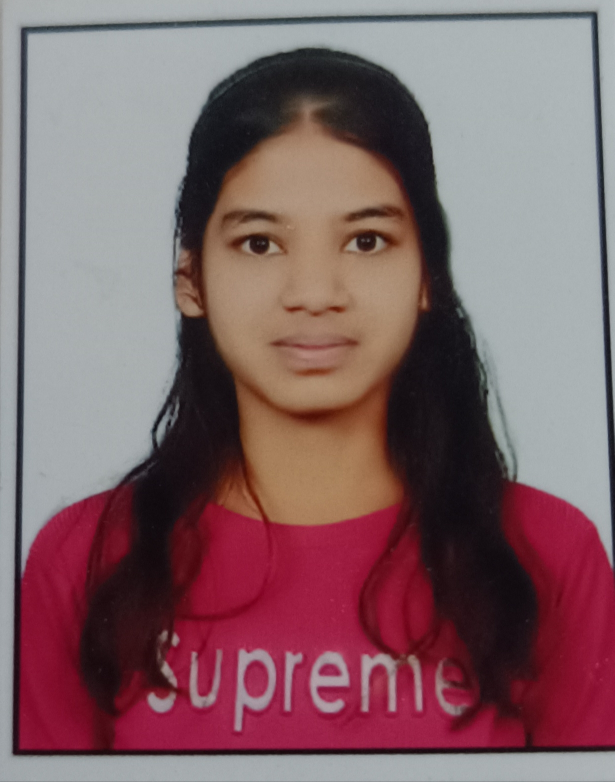
#> input picture digital-image-forensics/backend/uploads/2f1a1cbd701340719cf8abba8ff7ec76.jpeg, 1229 x 1564 px (shown at 1/2 size)
$ python -i copy_move.py   (imports and definitions only)
#> lines starting #> are read from the running program, lines starting #| are printed output that depends on the picture
import cv2
import numpy as np
from pathlib import Path
from collections import defaultdict


def detect_copy_move(image_path: Path, output_path: Path):
    """
    Copy-Move Forgery Detection

    Uses:
    1. SIFT feature extraction
    2. Matching descriptors while explicitly removing self-matches
    3. Spatial displacement clustering
    4. Local patch verification

    Compatible with the existing main.py:
        copy_result, copy_file = detect_copy_move(...)
    """
#> called with output_path = 'out.png'

    # --------------------------------------------------
    # 1. READ IMAGE
    # --------------------------------------------------

    img = cv2.imread(str(image_path))
#> img is the input picture: shape (1564, 1229, 3); mean B, G, R 103, 98.6, 128.7

    if img is None:
        raise ValueError("Could not read image.")

    # Keep processing reasonably fast
    max_dimension = 1400

    h, w = img.shape[:2]

    scale = min(
        1.0,
        max_dimension / max(h, w)
    )

    if scale < 1.0:
        img = cv2.resize(
            img,
            None,
            fx=scale,
            fy=scale,
            interpolation=cv2.INTER_AREA
        )
#> img: shape (1400, 1100, 3)

    gray = cv2.cvtColor(
        img,
        cv2.COLOR_BGR2GRAY
    )
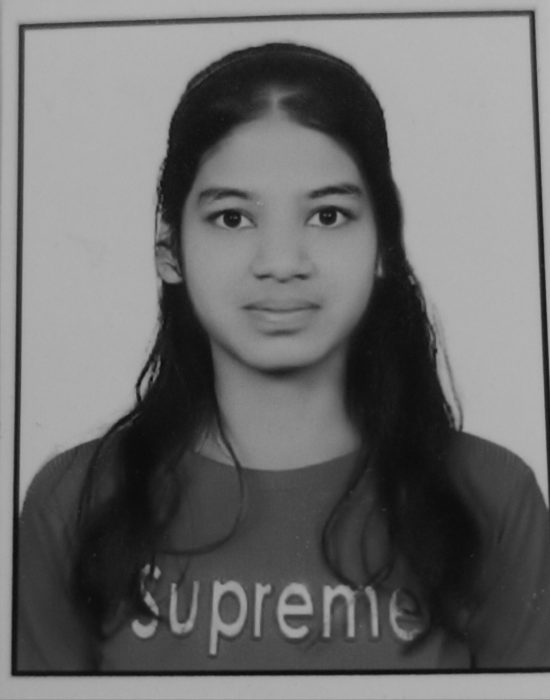
#> gray: shape (1400, 1100) (shown at 1/2 size); min 10, max 187, mean 108.1

    # --------------------------------------------------
    # 2. SIFT FEATURE EXTRACTION
    # --------------------------------------------------

    sift = cv2.SIFT_create(
        nfeatures=6000,
        contrastThreshold=0.02,
        edgeThreshold=10,
        sigma=1.6
    )

    keypoints, descriptors = sift.detectAndCompute(
        gray,
        None
    )
#> keypoints = 495 keypoints; strongest (x, y, size): (686, 213, 109.6), (416, 225, 105.1), (779, 705, 150.8), (352, 605, 53.4)

    if descriptors is None or len(keypoints) < 20:

        cv2.imwrite(
            str(output_path),
            img
        )

        return {
            "possible_forgery": False,
            "matches": 0,
            "message": (
                "Not enough visual features were found "
                "for copy-move analysis."
            )
        }, output_path

    # --------------------------------------------------
    # 3. MATCH DESCRIPTORS
    #
    # IMPORTANT:
    # Do NOT accept the descriptor matching itself.
    # We explicitly remove self-matches first.
    # --------------------------------------------------

    matcher = cv2.BFMatcher(
        cv2.NORM_L2
    )

    raw_matches = matcher.knnMatch(
        descriptors,
        descriptors,
        k=8
    )
#> raw_matches = 495 matches

    candidate_matches = []

    for match_list in raw_matches:

        # Remove the descriptor matching itself
        non_self = [
            m for m in match_list
            if m.queryIdx != m.trainIdx
        ]

        if len(non_self) < 2:
            continue

        best = non_self[0]
        second = non_self[1]

        # Lowe ratio test
        if best.distance < 0.90 * second.distance:

            p1 = np.array(
                keypoints[best.queryIdx].pt,
                dtype=np.float32
            )

            p2 = np.array(
                keypoints[best.trainIdx].pt,
                dtype=np.float32
            )

            spatial_distance = np.linalg.norm(
                p1 - p2
            )

            # Source and destination must be separated
            if spatial_distance > 40:

                candidate_matches.append(
                    (best, p1, p2)
                )
#> this loop made 495 passes
#> (p1, p2, spatial_distance) on passes 1, 3, 4, 6, 9, 10, 11, 14: ([21.4, 1349.5], [464.8, 460.3], 993.7), ([31.59, 1343], [1063.2, 28.42], 1671), ([40.02, 1335.6], [57.31, 68.34], 1267.4), ([41.37, 1281], [113.7, 1335.9], 90.77), ([43.93, 1152.7], [113.7, 1335.9], 196), ([44.42, 56.09], [31.59, 1343], 1287), ([45.78, 1027.1], [780.1, 1191.3], 752.5), ([49.97, 1006.1], [338.7, 1186.4], 340.4)
#> after the loop, candidate_matches = 152 matches

    # --------------------------------------------------
    # 4. REMOVE DUPLICATE MATCH PAIRS
    # --------------------------------------------------

    unique_pairs = {}

    for match, p1, p2 in candidate_matches:

        a = match.queryIdx
        b = match.trainIdx

        pair_key = tuple(
            sorted((a, b))
        )

        unique_pairs[pair_key] = (
            match,
            p1,
            p2
        )
#> this loop made 152 passes
#> (p1, p2, a, b) on passes 1 to 3: ([21.4, 1349.5], [464.8, 460.3], 0, 239), ([31.59, 1343], [1063.2, 28.42], 2, 483), ([40.02, 1335.6], [57.31, 68.34], 3, 15)
#> after the loop, unique_pairs = 112 items

    candidate_matches = list(
        unique_pairs.values()
    )
#> candidate_matches = 112 matches

    # --------------------------------------------------
    # 5. DISPLACEMENT CLUSTERING
    #
    # Copy-moved regions have approximately the same
    # displacement from source → destination.
    # --------------------------------------------------

    displacement_groups = defaultdict(list)

    for match, p1, p2 in candidate_matches:

        dx = p2[0] - p1[0]
        dy = p2[1] - p1[1]

        # 10-pixel bins
        key = (
            int(round(dx / 10)),
            int(round(dy / 10))
        )

        displacement_groups[key].append(
            (match, p1, p2)
        )
#> this loop made 112 passes
#> (p1, p2, dx, dy, key) on passes 1 to 7: ([464.8, 460.3], [21.4, 1349.5], -443.4, 889.2, (-44, 89)), ([31.59, 1343], [1063.2, 28.42], 1031.6, -1314.6, (103, -131)), ([57.31, 68.34], [40.02, 1335.6], -17.29, 1267.3, (-2, 127)), ([41.37, 1281], [113.7, 1335.9], 72.3, 54.87, (7, 5)), ([113.7, 1335.9], [43.93, 1152.7], -69.74, -183.1, (-7, -18)), ([44.42, 56.09], [31.59, 1343], -12.83, 1286.9, (-1, 129)), ([780.1, 1191.3], [45.78, 1027.1], -734.4, -164.3, (-73, -16))

    if displacement_groups:

        largest_group = max(
            displacement_groups.values(),
            key=len
        )

    else:

        largest_group = []

    # --------------------------------------------------
    # 6. LOCAL PATCH VERIFICATION
    #
    # This checks whether the image content around
    # the two matched points is actually similar.
    # --------------------------------------------------

    verified_matches = []

    patch_radius = 12

    for match, p1, p2 in largest_group:

        x1, y1 = map(
            int,
            p1
        )

        x2, y2 = map(
            int,
            p2
        )

        # Check boundaries
        if (
            x1 - patch_radius < 0
            or y1 - patch_radius < 0
            or x1 + patch_radius >= gray.shape[1]
            or y1 + patch_radius >= gray.shape[0]
            or x2 - patch_radius < 0
            or y2 - patch_radius < 0
            or x2 + patch_radius >= gray.shape[1]
            or y2 + patch_radius >= gray.shape[0]
        ):
            continue

        patch1 = gray[
            y1 - patch_radius:y1 + patch_radius + 1,
            x1 - patch_radius:x1 + patch_radius + 1
        ]

        patch2 = gray[
            y2 - patch_radius:y2 + patch_radius + 1,
            x2 - patch_radius:x2 + patch_radius + 1
        ]

        # Normalized correlation
        correlation = cv2.matchTemplate(
            patch1,
            patch2,
            cv2.TM_CCOEFF_NORMED
        )[0][0]

        # Strong local similarity
        if correlation >= 0.75:

            verified_matches.append(
                (
                    match,
                    p1,
                    p2,
                    correlation
                )
            )
#> this loop made 3 passes
#> correlation on passes 1 to 3: 0.978, 0.96, 0.942
#> pass 1, in detect_copy_move, `patch1 = gray[ y1 - patch_radius:y1 + patch_radius + 1, x1 - patch_rad..`:
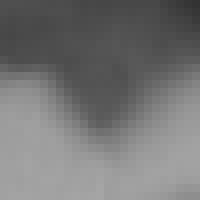
#> patch1: shape (25, 25) (shown 8 times larger); min 51, max 165, mean 117.3
#> pass 2, in detect_copy_move, `patch1 = gray[ y1 - patch_radius:y1 + patch_radius + 1, x1 - patch_rad..`:
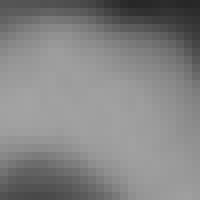
#> patch1: shape (25, 25) (shown 8 times larger); min 39, max 163, mean 131.6
#> pass 2, in detect_copy_move, `patch2 = gray[ y2 - patch_radius:y2 + patch_radius + 1, x2 - patch_rad..`:
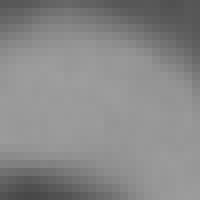
#> patch2: shape (25, 25) (shown 8 times larger); min 72, max 158, mean 135.9
#> after the loop:
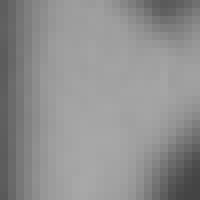
#> patch1: shape (25, 25) (shown 8 times larger); min 68, max 168, mean 143.3
#> after the loop, verified_matches = 3 matches

    # --------------------------------------------------
    # 7. FINAL COUNT
    # --------------------------------------------------

    match_count = len(
        verified_matches
    )
#> match_count = 3

    # A cluster with several verified points is
    # considered a possible copy-move region.
    possible_forgery = (
        match_count >= 6
    )
#> possible_forgery = False

    # --------------------------------------------------
    # 8. CREATE RESULT IMAGE
    # --------------------------------------------------

    result_img = img.copy()

    for (
        match,
        p1,
        p2,
        correlation
    ) in verified_matches[:60]:

        point1 = tuple(
            map(
                int,
                p1
            )
        )

        point2 = tuple(
            map(
                int,
                p2
            )
        )

        # Source point
        cv2.circle(
            result_img,
            point1,
            6,
            (0, 0, 255),
            2
        )

        # Destination point
        cv2.circle(
            result_img,
            point2,
            6,
            (0, 255, 0),
            2
        )

        # Connection
        cv2.line(
            result_img,
            point1,
            point2,
            (255, 0, 0),
            1
        )
#> this loop made 3 passes
#> (p1, p2, correlation, point1, point2) on passes 1 to 3: ([665.7, 1174.4], [444.5, 1165.7], 0.978, (665, 1174), (444, 1165)), ([687.1, 1180.6], [467.3, 1172.5], 0.96, (687, 1180), (467, 1172)), ([657.8, 1188.1], [437.3, 1178.7], 0.942, (657, 1188), (437, 1178))
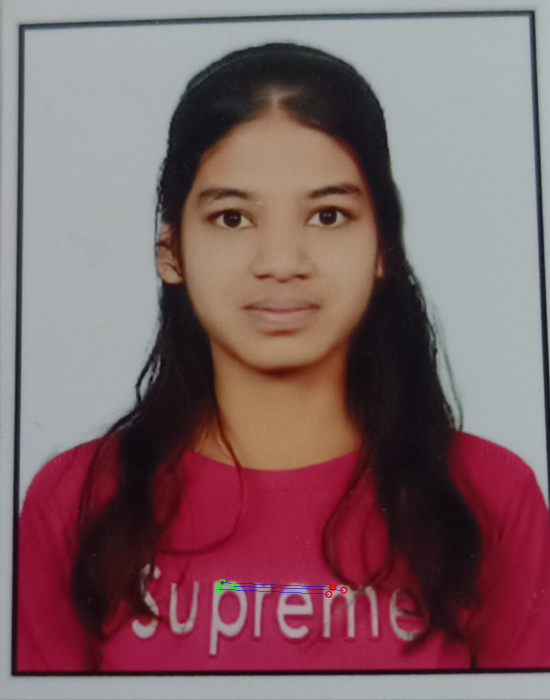
#> result_img: shape (1400, 1100, 3) (shown at 1/2 size); mean B, G, R 103, 98.6, 128.7

    # --------------------------------------------------
    # 9. RESULT LABEL
    # --------------------------------------------------

    if possible_forgery:

        label = "COPY-MOVE DETECTED"

        message = (
            "Possible copy-move manipulation detected. "
            f"{match_count} verified matching feature pairs found."
        )

    else:

        label = "NO STRONG COPY-MOVE DETECTED"

        message = (
            "No strong copy-move indicator detected. "
            f"{match_count} verified matching feature pairs found."
        )

    cv2.rectangle(
        result_img,
        (10, 10),
        (650, 65),
        (30, 30, 30),
        -1
    )

    cv2.putText(
        result_img,
        label,
        (25, 48),
        cv2.FONT_HERSHEY_SIMPLEX,
        0.8,
        (255, 255, 255),
        2
    )
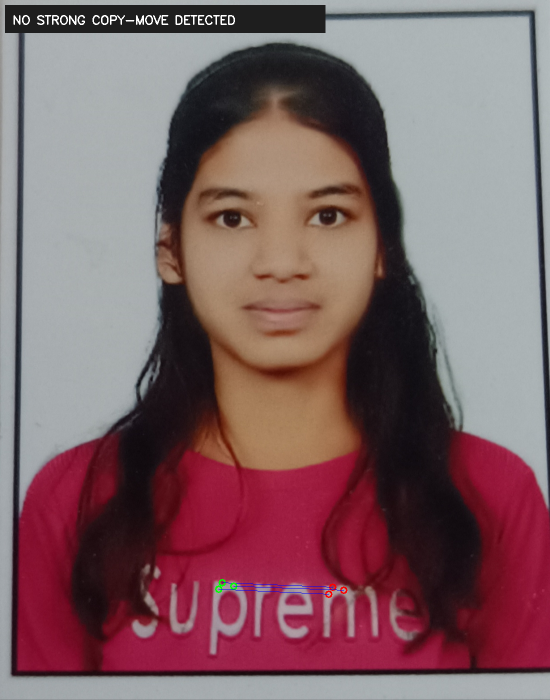
#> result_img: shape (1400, 1100, 3) (shown at 1/2 size); mean B, G, R 100.5, 96.2, 126.5

    # --------------------------------------------------
    # 10. SAVE RESULT
    # --------------------------------------------------

    cv2.imwrite(
        str(output_path),
        result_img
    )

    # --------------------------------------------------
    # 11. RETURN EXACT FORMAT EXPECTED BY main.py
    # --------------------------------------------------

    return {
        "possible_forgery": possible_forgery,
        "matches": match_count,
        "message": message
    }, output_path

>>> result = detect_copy_move('../uploads/2f1a1cbd701340719cf8abba8ff7ec76.jpeg', 'out.png')

$ run again, on digital-image-forensics/backend/uploads/0644d505880b41d2961ec4487583374a.png
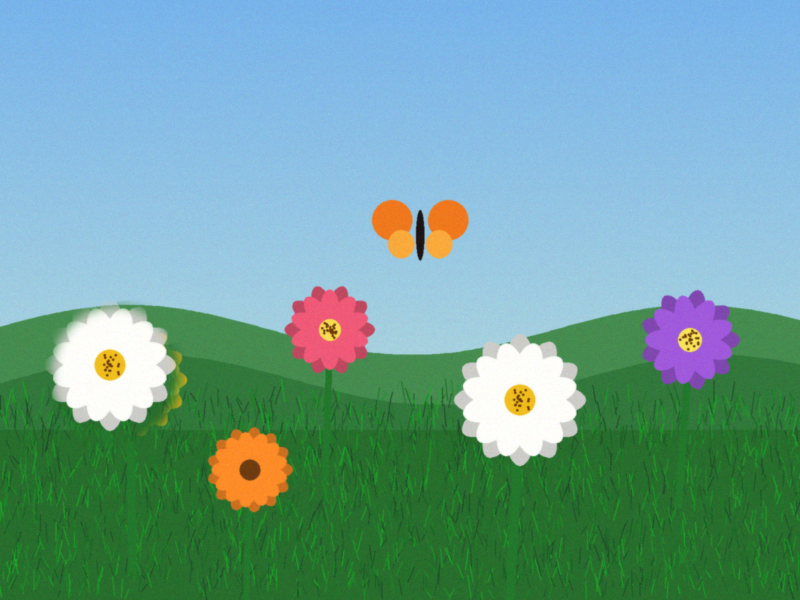
#> input picture digital-image-forensics/backend/uploads/0644d505880b41d2961ec4487583374a.png, 800 x 600 px
#> in detect_copy_move, img is the input picture: shape (600, 800, 3); mean B, G, R 154.4, 161.5, 110.5
#> in detect_copy_move, `gray = cv2.cvtColor( img, cv2.COLOR_BGR2GRAY )`:
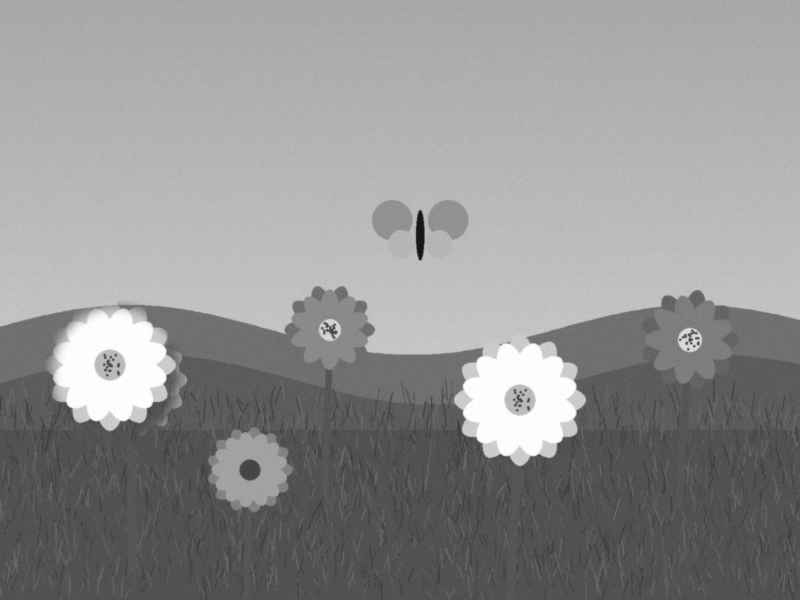
#> gray: shape (600, 800); min 19, max 255, mean 145.5
#> keypoints = 963 keypoints; strongest (x, y, size): (521, 407, 74.8), (420, 254, 5.1), (420, 215, 4.6), (686, 343, 1.9)
#> raw_matches = 963 matches
#> the loop in detect_copy_move, `for match_list in raw_matches:` made 963 passes
#> (p1, p2, spatial_distance) on passes 10, 20, 22, 24, 28, 30, 31, 32: ([15.2, 559.8], [721.8, 537], 707), ([35.49, 454.1], [33.81, 466.9], 12.98), ([37.9, 541.5], [664, 523.7], 626.4), ([40.4, 543.2], [356.6, 550.9], 316.3), ([46.41, 312.9], [173.6, 306.3], 127.4), ([49.19, 398.1], [185, 365.3], 139.7), ([51.12, 328.1], [450.4, 368.9], 401.3), ([52.93, 383.9], [53.32, 383.9], 0.386)
#> after the loop in detect_copy_move, `for match_list in raw_matches:`: candidate_matches = 312 matches
#> the loop in detect_copy_move, `for match, p1, p2 in candidate_matches: ` made 312 passes
#> (p1, p2, a, b) on passes 1 to 3: ([15.2, 559.8], [721.8, 537], 9, 910), ([37.9, 541.5], [664, 523.7], 21, 824), ([40.4, 543.2], [356.6, 550.9], 23, 478)
#> after the loop in detect_copy_move, `for match, p1, p2 in candidate_matches:`: unique_pairs = 210 items
#> in detect_copy_move, `candidate_matches = list( unique_pairs.values() )`: candidate_matches = 210 matches
#> the loop in detect_copy_move, `for match, p1, p2 in candidate_matches: ` made 210 passes
#> (p1, p2, dx, dy, key) on passes 1 to 3: ([721.8, 537], [15.2, 559.8], -706.6, 22.8, (-71, 2)), ([37.9, 541.5], [664, 523.7], 626.1, -17.79, (63, -2)), ([40.4, 543.2], [356.6, 550.9], 316.2, 7.68, (32, 1))
#> the loop in detect_copy_move, `for match, p1, p2 in largest_group: ` made 32 passes
#> correlation on passes 1 to 8: 0.998, 0.999, 0.999, 0.999, 1, 1, 1, 1
#> after the loop in detect_copy_move, `for match, p1, p2 in largest_group:`: verified_matches = 32 matches
#> match_count = 32
#> possible_forgery = True
#> the loop in detect_copy_move, `for ( match, p1, p2, correlation ) in verified_matches[:60]: ` made 32 passes
#> (p1, p2, correlation, point1, point2) on passes 1 to 7: ([481.7, 452.7], [71.72, 417.6], 0.998, (481, 452), (71, 417)), ([488.6, 453.2], [78.85, 418.1], 0.999, (488, 453), (78, 418)), ([488.6, 453.2], [78.85, 418.1], 0.999, (488, 453), (78, 418)), ([493.5, 458.8], [83.48, 423.7], 0.999, (493, 458), (83, 423)), ([493.7, 444.1], [83.72, 409], 1, (493, 444), (83, 409)), ([493.7, 444.1], [83.72, 409], 1, (493, 444), (83, 409)), ([504.9, 453.6], [94.92, 418.6], 1, (504, 453), (94, 418))
#> in detect_copy_move, `cv2.putText( result_img, label, (25, 48), cv2.FONT_HERSHEY_SIMPLEX, 0...`:
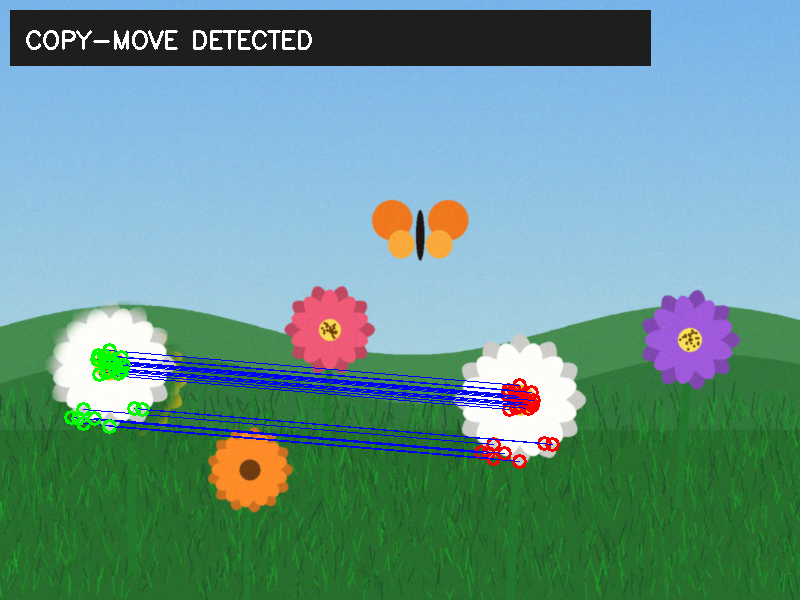
#> result_img: shape (600, 800, 3); mean B, G, R 141.9, 148.5, 102.3

$ run again, on digital-image-forensics/backend/uploads/0714ab5110ee419296365f594a643127.png
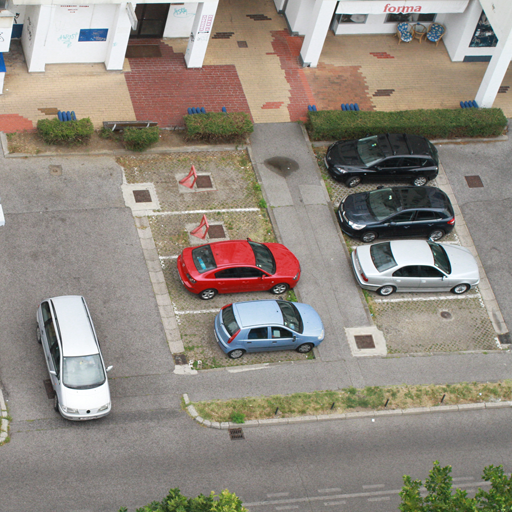
#> input picture digital-image-forensics/backend/uploads/0714ab5110ee419296365f594a643127.png, 512 x 512 px
#> in detect_copy_move, img is the input picture: shape (512, 512, 3); mean B, G, R 128.8, 138.1, 145.7
#> keypoints = 2326 keypoints; strongest (x, y, size): (88, 411, 2.3), (390, 197, 2.1), (350, 223, 2.3), (411, 252, 19.6)
#> raw_matches = 2326 matches
#> the loop in detect_copy_move, `for match_list in raw_matches:` made 2326 passes
#> (p1, p2, spatial_distance) on passes 14, 23, 31, 36, 40, 58, 63, 67: ([5, 422.8], [392.6, 222.9], 436), ([6.2, 404.2], [158.3, 314.1], 176.8), ([8.07, 99.36], [233.1, 174.5], 237.3), ([9.24, 116], [371.9, 255.9], 388.7), ([10.67, 6.46], [228, 55.74], 222.8), ([19.14, 135.9], [100.2, 135.8], 81.03), ([25.9, 157.1], [88.14, 411.5], 261.9), ([26.89, 68.67], [185.5, 64.84], 158.7)
#> after the loop in detect_copy_move, `for match_list in raw_matches:`: candidate_matches = 413 matches
#> the loop in detect_copy_move, `for match, p1, p2 in candidate_matches: ` made 413 passes
#> (p1, p2, a, b) on passes 1 to 3: ([5, 422.8], [392.6, 222.9], 13, 1751), ([6.2, 404.2], [158.3, 314.1], 22, 480), ([8.07, 99.36], [233.1, 174.5], 30, 930)
#> after the loop in detect_copy_move, `for match, p1, p2 in candidate_matches:`: unique_pairs = 329 items
#> in detect_copy_move, `candidate_matches = list( unique_pairs.values() )`: candidate_matches = 329 matches
#> the loop in detect_copy_move, `for match, p1, p2 in candidate_matches: ` made 329 passes
#> (p1, p2, dx, dy, key) on passes 1 to 3: ([5, 422.8], [392.6, 222.9], 387.6, -199.9, (39, -20)), ([6.2, 404.2], [158.3, 314.1], 152.1, -90.1, (15, -9)), ([8.07, 99.36], [233.1, 174.5], 225.1, 75.13, (23, 8))
#> the loop in detect_copy_move, `for match, p1, p2 in largest_group: ` made 13 passes
#> correlation on passes 1 to 8: 0.506, 0.739, 0.605, 0.605, 0.907, 0.522, 0.828, 0.55
#> after the loop in detect_copy_move, `for match, p1, p2 in largest_group:`:
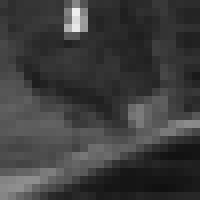
#> patch1: shape (25, 25) (shown 8 times larger); min 16, max 238, mean 60.9
#> after the loop in detect_copy_move, `for match, p1, p2 in largest_group:`: verified_matches = 3 matches
#> match_count = 3
#> possible_forgery = False
#> the loop in detect_copy_move, `for ( match, p1, p2, correlation ) in verified_matches[:60]: ` made 3 passes
#> (p1, p2, correlation, point1, point2) on passes 1 to 3: ([203.3, 228.6], [191.6, 178.5], 0.907, (203, 228), (191, 178)), ([207, 234.9], [194.8, 184.6], 0.828, (206, 234), (194, 184)), ([220.4, 226.1], [208, 176.6], 0.789, (220, 226), (208, 176))
#> in detect_copy_move, `cv2.putText( result_img, label, (25, 48), cv2.FONT_HERSHEY_SIMPLEX, 0...`:
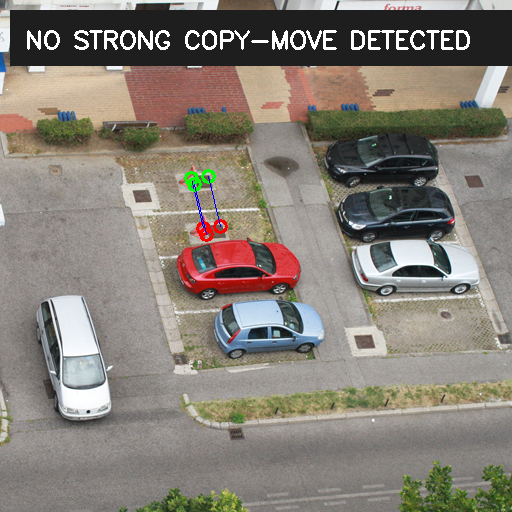
#> result_img: shape (512, 512, 3); mean B, G, R 118.2, 127, 133.7
